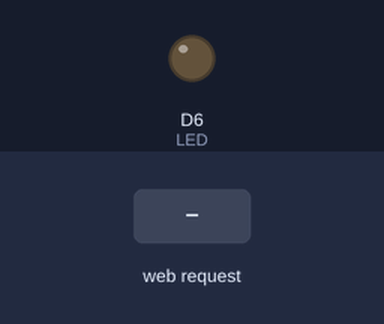
Bench run of a sketch on a simulated ESP8266 (NodeMCU). Shown: output pins drawn as LEDs (lit = HIGH). The inputs (shaded band) are chosen by the test bench. WiFi joins after 1.5 s; servers stay silent unless stated; what the sketch prints to the serial monitor is not drawn.

Above: at 7.7 s.
7.8 s: HTTP request GET /led?state=On received
At 8.7 s:
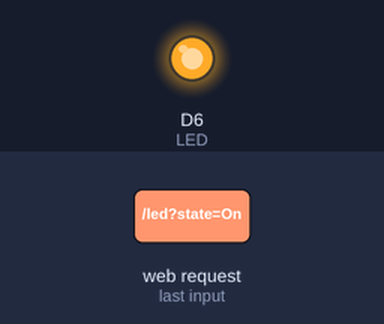
9.3 s: HTTP request GET /led received
At 9.9 s:
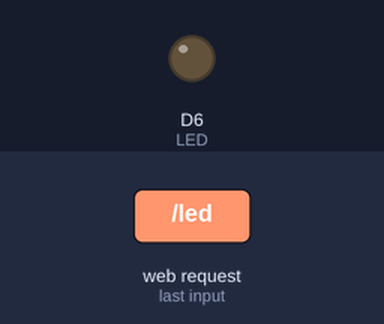
Timing chart, 0 to 12.3 s (numbered marks = the images above; inputs shaded):
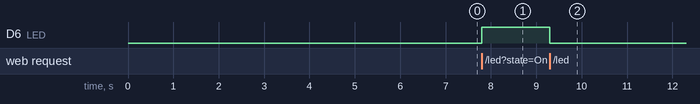

Measured:
- after the input at 7.8 s, D6 (LED): LOW → HIGH at once
- after the input at 9.3 s, D6 (LED): HIGH → LOW at once

The sketch:

Control_led_web_OTA_ready.ino
```cpp
#include <ArduinoOTA.h>
#include <ESP8266WebServer.h>

const char* ssid = "..............";
const char* password = "..........";

ESP8266WebServer server(80);

//the int variable "LED" stores the pin used by the LED
const int LED = D6;

String storage = "";

String page =
R"(
<html lang='en'>
    <head>
        <title>Play with an LED</title>
        <meta name='viewport' content='width=device-width, initial-scale=1'>
        <link rel='stylesheet' href='https://use.fontawesome.com/releases/v5.1.0/css/all.css'/>
        <link rel='stylesheet' href='https://stackpath.bootstrapcdn.com/bootstrap/4.1.2/css/bootstrap.min.css'/>
        <script src='https://code.jquery.com/jquery-3.3.1.min.js'></script>
    </head>
    <body>
    <div class='container-fluid text-center'>
        <div class='row text-center'>
            <div class='col-sm-12' style='color:red;font-size:7vh'>
                <p>Let's play with a bulb.</p>
            </div>
        </div>

        <div class='row'>
            <div  class='col-sm-12'>
                <i id='id_bulb' class='fas fa-lightbulb' style='font-size:25vh'></i>
            </div>
        </div>
            <br>
        <div class='row'>
            <div  class='col-sm-12' style='font-size:7vh'>
                <p>Click the button:</p>
            </div>
        </div>

        <div class='row'>
            <div  class='col-sm-12'>
                <input type='button' class='btn btn-primary' id='id_button' value='off'  style='font-size:7vh'>
            </div>
        </div>
    </div>

    <script>
    clicked = 1;
    $(document).ready(function(){
        $('input').click(function(){
            var color = clicked ? 'orange' : 'black';
            var button = clicked ? 'On' : 'Off';

            $.ajax({
              url:'/led',
              type: 'POST',
              data: {state: button},
            });

            $('#id_bulb').css('color', color);
            $('#id_button').val(button);
            clicked = !clicked;
        });
    });
    </script>
    </body>
</html>
)";

//the led() function is used to turn On and Off the LED
void led()
{
  //server.arg(name) returns the value (as string) of the argument "name"
  storage = server.arg("state");

  //if the value returned is "On", we will turn On the LED
  //else, we will turn Off the LED
  if(storage == "On")
  {
    //turn On the LED
    digitalWrite(LED, HIGH);
  }
  else
  {
    //turn Off the LED
    digitalWrite(LED, LOW);
  }

  //send a message to the user
   server.send(200,"text/html","ok");
}

//the htmlIndex() is called everytime somebody access the address
//of the board in the browser and sends back a message.
void htmlIndex()
{
  //send the message to the user
  server.send(200, "text/html", page);
}

void connectToWiFi()
{
  Serial.println("Connecting to the WiFi");
  //set the WiFi mode to WiFi_STA.
  //the WiFi_STA means that the board will act as a station,
  //similar to a smartphone or laptop
  WiFi.mode(WIFI_STA);

  //connect to the WiFi network using the ssid and password strings
  WiFi.begin(ssid, password);

  //below we check the status of the WiFi and wait until the
  //board is connected to the network
  Serial.println("Waiting for connection");
  while (WiFi.status() != WL_CONNECTED) {
    delay(500);
    Serial.print(".");
  }

  //when the board is successfully connected to the network,
  //display the IP assigned to it in the serial monitor.
  Serial.println("");
  Serial.print("Connected to ");
  Serial.println(ssid);
  Serial.print("IP address: ");
  Serial.println(WiFi.localIP());
}

//setupServer() function is used to set up and organise
//the website
void setupServer()
{
  //the method "server.on()" is to call a function when
  //the user access the location
  //the default location is "/"
  server.on("/", htmlIndex);
  server.on("/led", led);

  //start the server
  server.begin();

  //print in Serial Monitor that the HTTP server is started
  Serial.println("HTTP server started");
}

void setup()
{
  pinMode(LED, OUTPUT);

  //start the Serial communication at 115200 bits/s
  Serial.begin(115200);

  //wait 1 s until the Serial communication is started
  delay(1000);

  //call the two functions used to connect connect to wifi
  //and setup the server
  connectToWiFi();
  setupServer();

  //wait 4 s for the server to start
  delay(4000);

  //initialise the OTA
  //in setup we need to put only this command because
  //we have a separate function for connecting to WiFi
  ArduinoOTA.begin();

}
void loop()
{
  ArduinoOTA.handle();

  //the method below is used to manage the incoming request
  //from the user
  server.handleClient();
}
```
